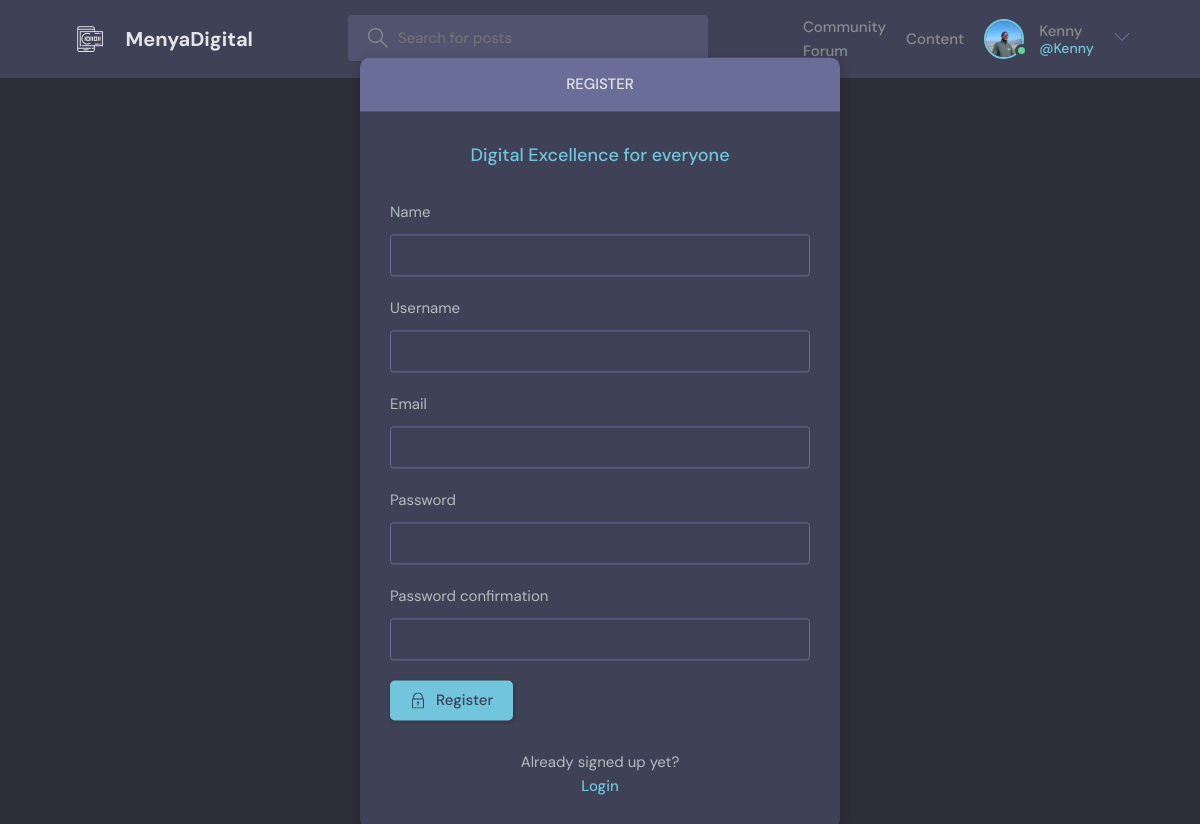
The page /register/ (signed in) on the database its author committed.
### menyaApp/models.py (models this page shows)
class User(AbstractUser):
    username = models.CharField(max_length=150, unique=True, null=True, blank=True)
    name = models.CharField(max_length=200, null=True)
    email = models.EmailField(unique=True, null=True)
    bio = models.TextField(null=True)
    avatar = models.ImageField(null=True, default="avatar.svg")
    USERNAME_FIELD = "email"
    REQUIRED_FIELDS = ["username"]

### menyaApp/views.py (the view, shortened to what this page needs)
# urls.py: path("register/", views.registerPage, name="register"),
def registerPage(request):
    form = MyUserCreationForm()
    return render(request, "base/login_register.html", {"form": form})

### menyaApp/forms.py
class MyUserCreationForm(UserCreationForm):
    class Meta:
        model = User
        fields = ["name", "username", "email", "password1", "password2"]

### menyaApp/templates/base/login_register.html (shortened to what this page needs)
{% extends 'main.html' %} {% block content %}
<main class="auth layout">
  {% if page == 'login' %}
  <div class="container">
    <div class="layout__box">
      <div class="layout__boxHeader">
        <div class="layout__boxTitle">
          <a href="{% url 'home' %}">
            <svg
              version="1.1"
              xmlns="http://www.w3.org/2000/svg"
              width="32"
              height="32"
              viewBox="0 0 32 32"
            >
              <title>arrow-left</title>
              <path
                d="M13.723 2.286l-13.723 13.714 13.719 13.714 1.616-1.611-10.96-10.96h27.625v-2.286h-27.625l10.965-10.965-1.616-1.607z"
              ></path>
            </svg>
          </a>
          <h3>Login</h3>
        </div>
      </div>
      <div class="layout__body">
        <h2 class="auth__tagline">Digital Excellence for everyone</h2>
        <form class="form" action="" method="POST">
          {% csrf_token %}
          <div class="form__group form__group">
            <label for="room_name">Email</label>
            <input
              id="email"
              name="email"
              type="email"
              placeholder=" Your email"
            />
          </div>
          <div class="form__group">
            <label for="password">Password</label>
            <input
              id="password"
              name="password"
              type="password"
              placeholder="password"
            />
          </div>
          <button class="btn btn--main" type="submit">
            <svg
              version="1.1"
              xmlns="http://www.w3.org/2000/svg"
              width="32"
              height="32"
              viewBox="0 0 32 32"
            >
              <title>lock</title>
              <path
                d="M27 12h-1v-2c0-5.514-4.486-10-10-10s-10 4.486-10 10v2h-1c-0.553 0-1 0.447-1 1v18c0 0.553 0.447 1 1 1h22c0.553 0 1-0.447 1-1v-18c0-0.553-0.447-1-1-1zM8 10c0-4.411 3.589-8 8-8s8 3.589 8 8v2h-16v-2zM26 30h-20v-16h20v16z"
              ></path>
              <path
                d="M15 21.694v4.306h2v-4.306c0.587-0.348 1-0.961 1-1.694 0-1.105-0.895-2-2-2s-2 0.895-2 2c0 0.732 0.413 1.345 1 1.694z"
              ></path>
            </svg>
            Login
          </button>
        </form>
        <div class="auth__action">
          <p>Haven't signed up yet?</p>
          <a href="{% url 'register' %}" class="btn btn--link">Sign Up</a>
        </div>
      </div>
    </div>
  </div>
  {% else %}
  <div class="container">
    <div class="layout__box">
      <div class="layout__boxHeader">
        <div class="layout__boxTitle">
          <h3>Register</h3>
        </div>
      </div>
      <div class="layout__body">
        <h2 class="auth__tagline">Digital Excellence for everyone</h2>
        <form class="form" action="" method="POST">
          {% csrf_token %} {% for field in form %}
          <div class="form__group form__group">
            <label for="room_name">{{field.label}}</label>
            {{field}}
          </div>
          {% endfor %}
          <button class="btn btn--main" type="submit">
            Register
          </button>
        </form>
        <div class="auth__action">
          <p>Already signed up yet?</p>
          <a href="{% url 'login' %}" class="btn btn--link">Login</a>
        </div>
      </div>
    </div>
  </div>
  {% endif %}
</main>
{% endblock content %}

### templates/navbar.html (shortened to what this page needs)
{% load static %}
<header class="header header--loggedIn">
  <div class="container">
    <a href="{% url 'home' %}" class="header__logo">
      <img src="{% static 'images/logo1.png' %}" />
      <h1>MenyaDigital</h1>
    </a>
    <form class="header__search" method="GET" action="{% url 'home' %}">
      <label>
        <input name="q" placeholder="Search for posts" />
      </label>
    </form>
    <nav class="header__menu">
      <a href="{% url 'home' %}">Community Forum</a>
      <a href="{% url 'video_post_list' %}">Content</a>
      {% if request.user.is_authenticated %}
      <div class="header__user">
        <a href="{% url 'update-user' %}">
          <div class="avatar avatar--medium active">
            <img src="{{request.user.avatar.url}}" />
          </div>
          <p>
            {{request.user.username}} <span>@{{request.user.username}}</span>
          </p>
        </a>
        <button class="dropdown-button">
          <svg
            version="1.1"
            xmlns="http://www.w3.org/2000/svg"
            width="32"
            height="32"
            viewBox="0 0 32 32"
          >
            <title>chevron-down</title>
            <path d="M16 21l-13-13h-3l16 16 16-16h-3l-13 13z"></path>
          </svg>
        </button>
      </div>
      {% else %}
      <a href="{% url 'login' %}">
        <img src="{% static 'images/avatar.svg' %}" />
        <p>Login</p>
      </a>
      {% endif %}
    </nav>
  </div>
</header>

### rows shown on the page
User: user.avatar (picture), user.username "Kenny"

### other values the page prints
{{ field.label }} "Name" "Username" "Email" "Password" "Password confirmation"
